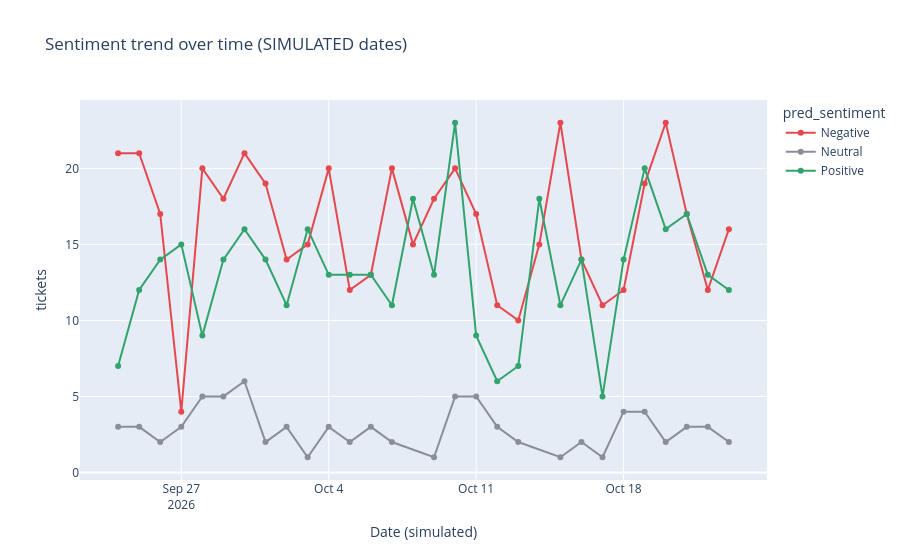

The code cell stored with this chart in its notebook:
### Code cell
rng = np.random.default_rng(42)                             # fixed seed so the dates are repeatable
today = pd.Timestamp.today().normalize()                    # today's date without the time
all_df["created_at_simulated"] = today - pd.to_timedelta(rng.integers(0, 30, len(all_df)), unit="D")   # random day in the last 30 days

daily = (all_df.groupby(["created_at_simulated", "pred_sentiment"]).size()   # tickets per day and sentiment
         .reset_index(name="tickets"))                      # turn the counts into a table

px.line(daily, x="created_at_simulated", y="tickets", color="pred_sentiment", markers=True,   # one line per sentiment
        category_orders={"pred_sentiment": SENTIMENTS},     # fixed legend order
        color_discrete_map={"Negative": "#e5484d", "Neutral": "#8b8d98", "Positive": "#30a46c"},   # red, grey, green
        labels={"created_at_simulated": "Date (simulated)"},   # axis name makes the simulation obvious
        title="Sentiment trend over time (SIMULATED dates)").show()   # draw it

### Figure 1 — Plotly figure (JSON) as saved in the notebook; plotly's stock layout.template omitted (floating-point values rounded to 4 significant figures)
{"data": [{"hovertemplate": "pred_sentiment=Negative<br>Date (simulated)=%{x}<br>tickets=%{y}<extra></extra>", "legendgroup": "Negative", "line": {"color": "#e5484d", "dash": "solid"}, "marker": {"symbol": "circle"}, "mode": "lines+markers", "name": "Negative", "orientation": "v", "showlegend": true, "type": "scatter", "x": ["2026-09-24T00:00:00", "2026-09-25T00:00:00", "2026-09-26T00:00:00", "2026-09-27T00:00:00", "2026-09-28T00:00:00", "2026-09-29T00:00:00", "2026-09-30T00:00:00", "2026-10-01T00:00:00", "2026-10-02T00:00:00", "2026-10-03T00:00:00", "2026-10-04T00:00:00", "2026-10-05T00:00:00", "2026-10-06T00:00:00", "2026-10-07T00:00:00", "2026-10-08T00:00:00", "2026-10-09T00:00:00", "2026-10-10T00:00:00", "2026-10-11T00:00:00", "2026-10-12T00:00:00", "2026-10-13T00:00:00", "2026-10-14T00:00:00", "2026-10-15T00:00:00", "2026-10-16T00:00:00", "2026-10-17T00:00:00", "2026-10-18T00:00:00", "2026-10-19T00:00:00", "2026-10-20T00:00:00", "2026-10-21T00:00:00", "2026-10-22T00:00:00", "2026-10-23T00:00:00"], "xaxis": "x", "y": [21, 21, 17, 4, 20, 18, 21, 19, 14, 15, 20, 12, 13, 20, 15, 18, 20, 17, 11, 10, 15, 23, 14, 11, 12, 19, 23, 17, 12, 16], "yaxis": "y"}, {"hovertemplate": "pred_sentiment=Neutral<br>Date (simulated)=%{x}<br>tickets=%{y}<extra></extra>", "legendgroup": "Neutral", "line": {"color": "#8b8d98", "dash": "solid"}, "marker": {"symbol": "circle"}, "mode": "lines+markers", "name": "Neutral", "orientation": "v", "showlegend": true, "type": "scatter", "x": ["2026-09-24T00:00:00", "2026-09-25T00:00:00", "2026-09-26T00:00:00", "2026-09-27T00:00:00", "2026-09-28T00:00:00", "2026-09-29T00:00:00", "2026-09-30T00:00:00", "2026-10-01T00:00:00", "2026-10-02T00:00:00", "2026-10-03T00:00:00", "2026-10-04T00:00:00", "2026-10-05T00:00:00", "2026-10-06T00:00:00", "2026-10-07T00:00:00", "2026-10-09T00:00:00", "2026-10-10T00:00:00", "2026-10-11T00:00:00", "2026-10-12T00:00:00", "2026-10-13T00:00:00", "2026-10-15T00:00:00", "2026-10-16T00:00:00", "2026-10-17T00:00:00", "2026-10-18T00:00:00", "2026-10-19T00:00:00", "2026-10-20T00:00:00", "2026-10-21T00:00:00", "2026-10-22T00:00:00", "2026-10-23T00:00:00"], "xaxis": "x", "y": [3, 3, 2, 3, 5, 5, 6, 2, 3, 1, 3, 2, 3, 2, 1, 5, 5, 3, 2, 1, 2, 1, 4, 4, 2, 3, 3, 2], "yaxis": "y"}, {"hovertemplate": "pred_sentiment=Positive<br>Date (simulated)=%{x}<br>tickets=%{y}<extra></extra>", "legendgroup": "Positive", "line": {"color": "#30a46c", "dash": "solid"}, "marker": {"symbol": "circle"}, "mode": "lines+markers", "name": "Positive", "orientation": "v", "showlegend": true, "type": "scatter", "x": ["2026-09-24T00:00:00", "2026-09-25T00:00:00", "2026-09-26T00:00:00", "2026-09-27T00:00:00", "2026-09-28T00:00:00", "2026-09-29T00:00:00", "2026-09-30T00:00:00", "2026-10-01T00:00:00", "2026-10-02T00:00:00", "2026-10-03T00:00:00", "2026-10-04T00:00:00", "2026-10-05T00:00:00", "2026-10-06T00:00:00", "2026-10-07T00:00:00", "2026-10-08T00:00:00", "2026-10-09T00:00:00", "2026-10-10T00:00:00", "2026-10-11T00:00:00", "2026-10-12T00:00:00", "2026-10-13T00:00:00", "2026-10-14T00:00:00", "2026-10-15T00:00:00", "2026-10-16T00:00:00", "2026-10-17T00:00:00", "2026-10-18T00:00:00", "2026-10-19T00:00:00", "2026-10-20T00:00:00", "2026-10-21T00:00:00", "2026-10-22T00:00:00", "2026-10-23T00:00:00"], "xaxis": "x", "y": [7, 12, 14, 15, 9, 14, 16, 14, 11, 16, 13, 13, 13, 11, 18, 13, 23, 9, 6, 7, 18, 11, 14, 5, 14, 20, 16, 17, 13, 12], "yaxis": "y"}], "layout": {"legend": {"title": {"text": "pred_sentiment"}, "tracegroupgap": 0}, "title": {"text": "Sentiment trend over time (SIMULATED dates)"}, "xaxis": {"anchor": "y", "domain": [0, 1], "title": {"text": "Date (simulated)"}}, "yaxis": {"anchor": "x", "domain": [0, 1], "title": {"text": "tickets"}}}}
